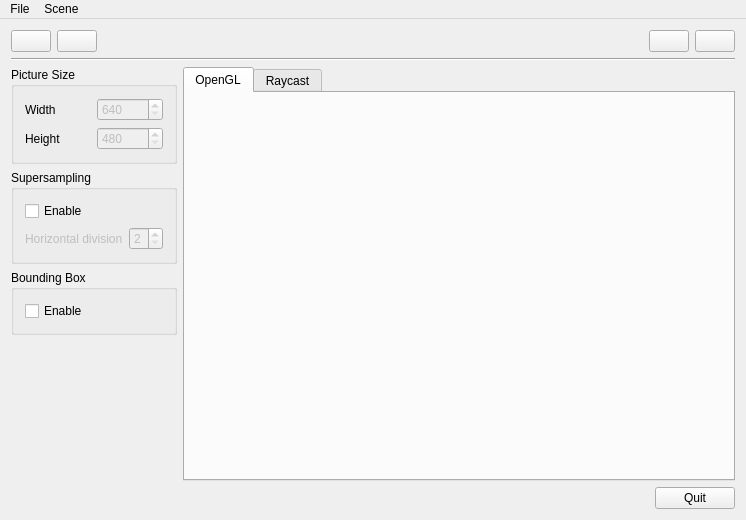
<?xml version="1.0" encoding="UTF-8"?>
<ui version="4.0">
 <class>MainWindow</class>
 <widget class="QMainWindow" name="MainWindow">
  <property name="geometry">
   <rect>
    <x>0</x>
    <y>0</y>
    <width>746</width>
    <height>520</height>
   </rect>
  </property>
  <property name="windowTitle">
   <string>MainWindow</string>
  </property>
  <widget class="QWidget" name="centralWidget">
   <property name="enabled">
    <bool>true</bool>
   </property>
   <layout class="QHBoxLayout" name="horizontalLayout">
    <item>
     <layout class="QVBoxLayout" name="verticalLayoutMain">
      <item>
       <layout class="QHBoxLayout" name="horizontalLayout_4">
        <item>
         <widget class="FlatButton" name="pushButtonLoadFile">
          <property name="toolTip">
           <string>Load Scene</string>
          </property>
          <property name="text">
           <string/>
          </property>
          <property name="iconSize">
           <size>
            <width>16</width>
            <height>16</height>
           </size>
          </property>
         </widget>
        </item>
        <item>
         <widget class="FlatButton" name="pushButtonSaveFile">
          <property name="toolTip">
           <string>Save Scene</string>
          </property>
          <property name="text">
           <string/>
          </property>
          <property name="iconSize">
           <size>
            <width>16</width>
            <height>16</height>
           </size>
          </property>
         </widget>
        </item>
        <item>
         <spacer name="horizontalSpacer_4">
          <property name="orientation">
           <enum>Qt::Horizontal</enum>
          </property>
          <property name="sizeHint" stdset="0">
           <size>
            <width>40</width>
            <height>20</height>
           </size>
          </property>
         </spacer>
        </item>
        <item>
         <widget class="FlatButton" name="pushButtonRender">
          <property name="toolTip">
           <string>Render Scene</string>
          </property>
          <property name="text">
           <string/>
          </property>
          <property name="iconSize">
           <size>
            <width>16</width>
            <height>16</height>
           </size>
          </property>
         </widget>
        </item>
        <item>
         <widget class="FlatButton" name="pushButtonClear">
          <property name="toolTip">
           <string>Clear Scene</string>
          </property>
          <property name="text">
           <string/>
          </property>
          <property name="iconSize">
           <size>
            <width>16</width>
            <height>16</height>
           </size>
          </property>
         </widget>
        </item>
       </layout>
      </item>
      <item>
       <widget class="Line" name="line">
        <property name="orientation">
         <enum>Qt::Horizontal</enum>
        </property>
       </widget>
      </item>
      <item>
       <layout class="QHBoxLayout" name="horizontalLayoutMainTop">
        <item>
         <layout class="QVBoxLayout" name="verticalLayoutMainTopLeft">
          <item>
           <widget class="QGroupBox" name="groupBox">
            <property name="title">
             <string>Picture Size</string>
            </property>
            <layout class="QVBoxLayout" name="verticalLayout_2">
             <item>
              <layout class="QHBoxLayout" name="horizontalLayoutWidth">
               <item>
                <widget class="QLabel" name="labelWidth">
                 <property name="text">
                  <string>Width</string>
                 </property>
                </widget>
               </item>
               <item>
                <widget class="QSpinBox" name="spinBoxWidth">
                 <property name="enabled">
                  <bool>false</bool>
                 </property>
                 <property name="minimum">
                  <number>640</number>
                 </property>
                 <property name="maximum">
                  <number>99999</number>
                 </property>
                </widget>
               </item>
              </layout>
             </item>
             <item>
              <layout class="QHBoxLayout" name="horizontalLayout_2">
               <item>
                <widget class="QLabel" name="label">
                 <property name="text">
                  <string>Height</string>
                 </property>
                </widget>
               </item>
               <item>
                <widget class="QSpinBox" name="spinBox">
                 <property name="enabled">
                  <bool>false</bool>
                 </property>
                 <property name="minimum">
                  <number>480</number>
                 </property>
                 <property name="maximum">
                  <number>99999</number>
                 </property>
                </widget>
               </item>
              </layout>
             </item>
            </layout>
           </widget>
          </item>
          <item>
           <widget class="QGroupBox" name="groupBox_2">
            <property name="title">
             <string>Supersampling</string>
            </property>
            <layout class="QVBoxLayout" name="verticalLayout">
             <item>
              <widget class="QCheckBox" name="checkBox">
               <property name="text">
                <string>Enable</string>
               </property>
              </widget>
             </item>
             <item>
              <layout class="QHBoxLayout" name="horizontalLayoutHeight">
               <item>
                <widget class="QLabel" name="labelHeight">
                 <property name="enabled">
                  <bool>false</bool>
                 </property>
                 <property name="text">
                  <string>Horizontal division</string>
                 </property>
                </widget>
               </item>
               <item>
                <widget class="QSpinBox" name="spinBoxHeight">
                 <property name="enabled">
                  <bool>false</bool>
                 </property>
                 <property name="minimum">
                  <number>2</number>
                 </property>
                 <property name="maximum">
                  <number>8</number>
                 </property>
                </widget>
               </item>
              </layout>
             </item>
            </layout>
           </widget>
          </item>
          <item>
           <widget class="QGroupBox" name="groupBox_3">
            <property name="title">
             <string>Bounding Box</string>
            </property>
            <layout class="QVBoxLayout" name="verticalLayout_3">
             <item>
              <widget class="QCheckBox" name="checkBox_2">
               <property name="text">
                <string>Enable</string>
               </property>
              </widget>
             </item>
            </layout>
           </widget>
          </item>
          <item>
           <spacer name="verticalSpacer">
            <property name="orientation">
             <enum>Qt::Vertical</enum>
            </property>
            <property name="sizeHint" stdset="0">
             <size>
              <width>20</width>
              <height>40</height>
             </size>
            </property>
           </spacer>
          </item>
         </layout>
        </item>
        <item>
         <widget class="QTabWidget" name="tabWidgetMain">
          <property name="currentIndex">
           <number>0</number>
          </property>
          <widget class="QWidget" name="tabOpenGl">
           <attribute name="title">
            <string>OpenGL</string>
           </attribute>
           <layout class="QHBoxLayout" name="horizontalLayout_6">
            <item>
             <widget class="OpenGlWidget" name="widgetOpenGl" native="true"/>
            </item>
           </layout>
          </widget>
          <widget class="QWidget" name="tabRaycast">
           <attribute name="title">
            <string>Raycast</string>
           </attribute>
           <layout class="QHBoxLayout" name="horizontalLayout_7">
            <item>
             <widget class="QLabel" name="labelRender">
              <property name="text">
               <string/>
              </property>
             </widget>
            </item>
           </layout>
          </widget>
         </widget>
        </item>
       </layout>
      </item>
      <item>
       <layout class="QHBoxLayout" name="horizontalLayoutMainBottom">
        <item>
         <spacer name="horizontalSpacer">
          <property name="orientation">
           <enum>Qt::Horizontal</enum>
          </property>
          <property name="sizeHint" stdset="0">
           <size>
            <width>40</width>
            <height>20</height>
           </size>
          </property>
         </spacer>
        </item>
        <item>
         <widget class="QPushButton" name="pushButtonQuit">
          <property name="text">
           <string>Quit</string>
          </property>
         </widget>
        </item>
       </layout>
      </item>
     </layout>
    </item>
   </layout>
  </widget>
  <widget class="QMenuBar" name="menuBar">
   <property name="geometry">
    <rect>
     <x>0</x>
     <y>0</y>
     <width>746</width>
     <height>25</height>
    </rect>
   </property>
   <widget class="QMenu" name="menuScene">
    <property name="title">
     <string>Scene</string>
    </property>
    <addaction name="actionRender"/>
    <addaction name="actionClear"/>
   </widget>
   <widget class="QMenu" name="menuFile">
    <property name="title">
     <string>File</string>
    </property>
    <addaction name="actionLoad_Scene"/>
    <addaction name="actionSave_Scene"/>
    <addaction name="actionQuit"/>
   </widget>
   <addaction name="menuFile"/>
   <addaction name="menuScene"/>
  </widget>
  <action name="actionLoad_Scene">
   <property name="text">
    <string>Open Scene</string>
   </property>
  </action>
  <action name="actionSave_Scene">
   <property name="text">
    <string>Save Scene</string>
   </property>
  </action>
  <action name="actionQuit">
   <property name="text">
    <string>Quit</string>
   </property>
  </action>
  <action name="actionRender">
   <property name="text">
    <string>Render</string>
   </property>
  </action>
  <action name="actionClear">
   <property name="text">
    <string>Clear</string>
   </property>
  </action>
 </widget>
 <layoutdefault spacing="6" margin="11"/>
 <customwidgets>
  <customwidget>
   <class>OpenGlWidget</class>
   <extends>QWidget</extends>
   <header location="global">OpenGlWidget.h</header>
   <container>1</container>
  </customwidget>
  <customwidget>
   <class>FlatButton</class>
   <extends>QPushButton</extends>
   <header location="global">FlatButton.h</header>
  </customwidget>
 </customwidgets>
 <resources/>
 <connections/>
</ui>
